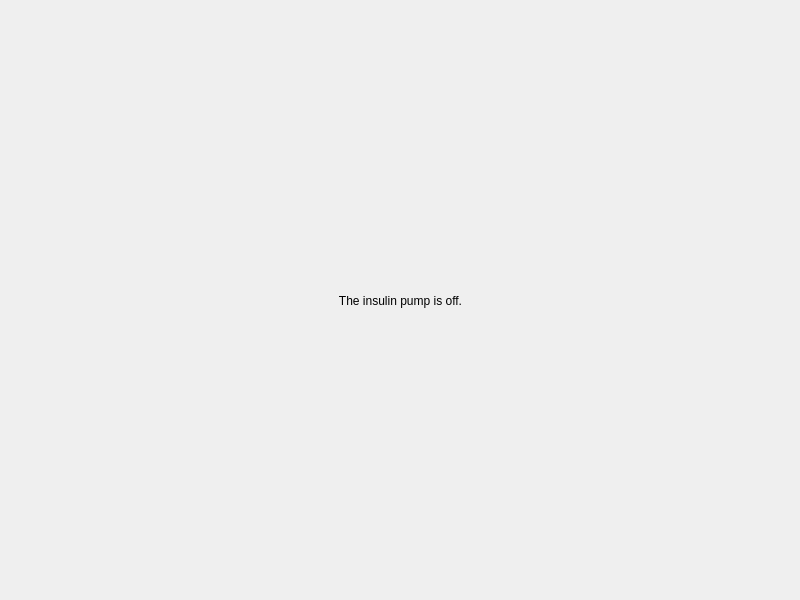
<?xml version="1.0" encoding="UTF-8"?>
<ui version="4.0">
 <class>OffScreen</class>
 <widget class="QWidget" name="OffScreen">
  <property name="geometry">
   <rect>
    <x>0</x>
    <y>0</y>
    <width>800</width>
    <height>600</height>
   </rect>
  </property>
  <property name="windowTitle">
   <string>Form</string>
  </property>
  <layout class="QVBoxLayout" name="verticalLayout_2">
   <property name="spacing">
    <number>0</number>
   </property>
   <property name="leftMargin">
    <number>0</number>
   </property>
   <property name="topMargin">
    <number>0</number>
   </property>
   <property name="rightMargin">
    <number>0</number>
   </property>
   <property name="bottomMargin">
    <number>0</number>
   </property>
   <item>
    <widget class="QStackedWidget" name="offScreenStack">
     <widget class="QWidget" name="trulyOffPage">
      <widget class="QLabel" name="offLabel">
       <property name="geometry">
        <rect>
         <x>0</x>
         <y>0</y>
         <width>801</width>
         <height>601</height>
        </rect>
       </property>
       <property name="text">
        <string>The insulin pump is off.</string>
       </property>
       <property name="alignment">
        <set>Qt::AlignCenter</set>
       </property>
      </widget>
     </widget>
     <widget class="QWidget" name="bootingPage">
      <widget class="QWidget" name="verticalLayoutWidget">
       <property name="geometry">
        <rect>
         <x>0</x>
         <y>0</y>
         <width>801</width>
         <height>601</height>
        </rect>
       </property>
       <layout class="QVBoxLayout" name="bootLayout">
        <property name="spacing">
         <number>6</number>
        </property>
        <property name="leftMargin">
         <number>200</number>
        </property>
        <property name="rightMargin">
         <number>200</number>
        </property>
        <item>
         <spacer name="verticalSpacer">
          <property name="orientation">
           <enum>Qt::Vertical</enum>
          </property>
          <property name="sizeHint" stdset="0">
           <size>
            <width>20</width>
            <height>40</height>
           </size>
          </property>
         </spacer>
        </item>
        <item>
         <widget class="QProgressBar" name="progressBar">
          <property name="value">
           <number>0</number>
          </property>
          <property name="textVisible">
           <bool>false</bool>
          </property>
         </widget>
        </item>
        <item>
         <widget class="QLabel" name="bootLabel">
          <property name="sizePolicy">
           <sizepolicy hsizetype="Maximum" vsizetype="Minimum">
            <horstretch>0</horstretch>
            <verstretch>0</verstretch>
           </sizepolicy>
          </property>
          <property name="maximumSize">
           <size>
            <width>1000</width>
            <height>30</height>
           </size>
          </property>
          <property name="text">
           <string>Booting up...</string>
          </property>
          <property name="alignment">
           <set>Qt::AlignCenter</set>
          </property>
         </widget>
        </item>
        <item>
         <spacer name="verticalSpacer_2">
          <property name="orientation">
           <enum>Qt::Vertical</enum>
          </property>
          <property name="sizeHint" stdset="0">
           <size>
            <width>20</width>
            <height>40</height>
           </size>
          </property>
         </spacer>
        </item>
       </layout>
      </widget>
     </widget>
     <widget class="QWidget" name="standbyPage">
      <widget class="QLabel" name="label">
       <property name="geometry">
        <rect>
         <x>1</x>
         <y>6</y>
         <width>801</width>
         <height>591</height>
        </rect>
       </property>
       <property name="sizePolicy">
        <sizepolicy hsizetype="Maximum" vsizetype="Maximum">
         <horstretch>0</horstretch>
         <verstretch>0</verstretch>
        </sizepolicy>
       </property>
       <property name="text">
        <string>The insulin pump is in sleep mode.</string>
       </property>
       <property name="alignment">
        <set>Qt::AlignCenter</set>
       </property>
      </widget>
     </widget>
     <widget class="QWidget" name="pinLockPage">
      <widget class="QWidget" name="">
       <property name="geometry">
        <rect>
         <x>0</x>
         <y>0</y>
         <width>801</width>
         <height>601</height>
        </rect>
       </property>
       <layout class="QVBoxLayout" name="pinLockLayout">
        <property name="spacing">
         <number>0</number>
        </property>
        <property name="leftMargin">
         <number>300</number>
        </property>
        <property name="topMargin">
         <number>200</number>
        </property>
        <property name="rightMargin">
         <number>300</number>
        </property>
        <property name="bottomMargin">
         <number>200</number>
        </property>
        <item>
         <widget class="QLabel" name="PINLabel">
          <property name="text">
           <string>Enter PIN to unlock:</string>
          </property>
         </widget>
        </item>
        <item>
         <widget class="QLineEdit" name="PINEdit"/>
        </item>
        <item>
         <layout class="QGridLayout" name="keypadGrid">
          <item row="0" column="1">
           <widget class="QPushButton" name="button2">
            <property name="text">
             <string>2</string>
            </property>
           </widget>
          </item>
          <item row="2" column="0">
           <widget class="QPushButton" name="button7">
            <property name="text">
             <string>7</string>
            </property>
           </widget>
          </item>
          <item row="2" column="1">
           <widget class="QPushButton" name="button8">
            <property name="text">
             <string>8</string>
            </property>
           </widget>
          </item>
          <item row="0" column="0">
           <widget class="QPushButton" name="button1">
            <property name="text">
             <string>1</string>
            </property>
           </widget>
          </item>
          <item row="1" column="1">
           <widget class="QPushButton" name="button5">
            <property name="text">
             <string>5</string>
            </property>
           </widget>
          </item>
          <item row="2" column="2">
           <widget class="QPushButton" name="button9">
            <property name="text">
             <string>9</string>
            </property>
           </widget>
          </item>
          <item row="1" column="2">
           <widget class="QPushButton" name="button6">
            <property name="text">
             <string>6</string>
            </property>
           </widget>
          </item>
          <item row="0" column="2">
           <widget class="QPushButton" name="button3">
            <property name="text">
             <string>3</string>
            </property>
           </widget>
          </item>
          <item row="1" column="0">
           <widget class="QPushButton" name="button4">
            <property name="text">
             <string>4</string>
            </property>
           </widget>
          </item>
          <item row="3" column="0">
           <widget class="QPushButton" name="buttonDel">
            <property name="text">
             <string>Del</string>
            </property>
           </widget>
          </item>
          <item row="3" column="1">
           <widget class="QPushButton" name="button0">
            <property name="text">
             <string>0</string>
            </property>
           </widget>
          </item>
          <item row="3" column="2">
           <widget class="QPushButton" name="buttonOK">
            <property name="text">
             <string>OK</string>
            </property>
           </widget>
          </item>
         </layout>
        </item>
       </layout>
      </widget>
     </widget>
    </widget>
   </item>
  </layout>
 </widget>
 <resources/>
 <connections/>
</ui>
